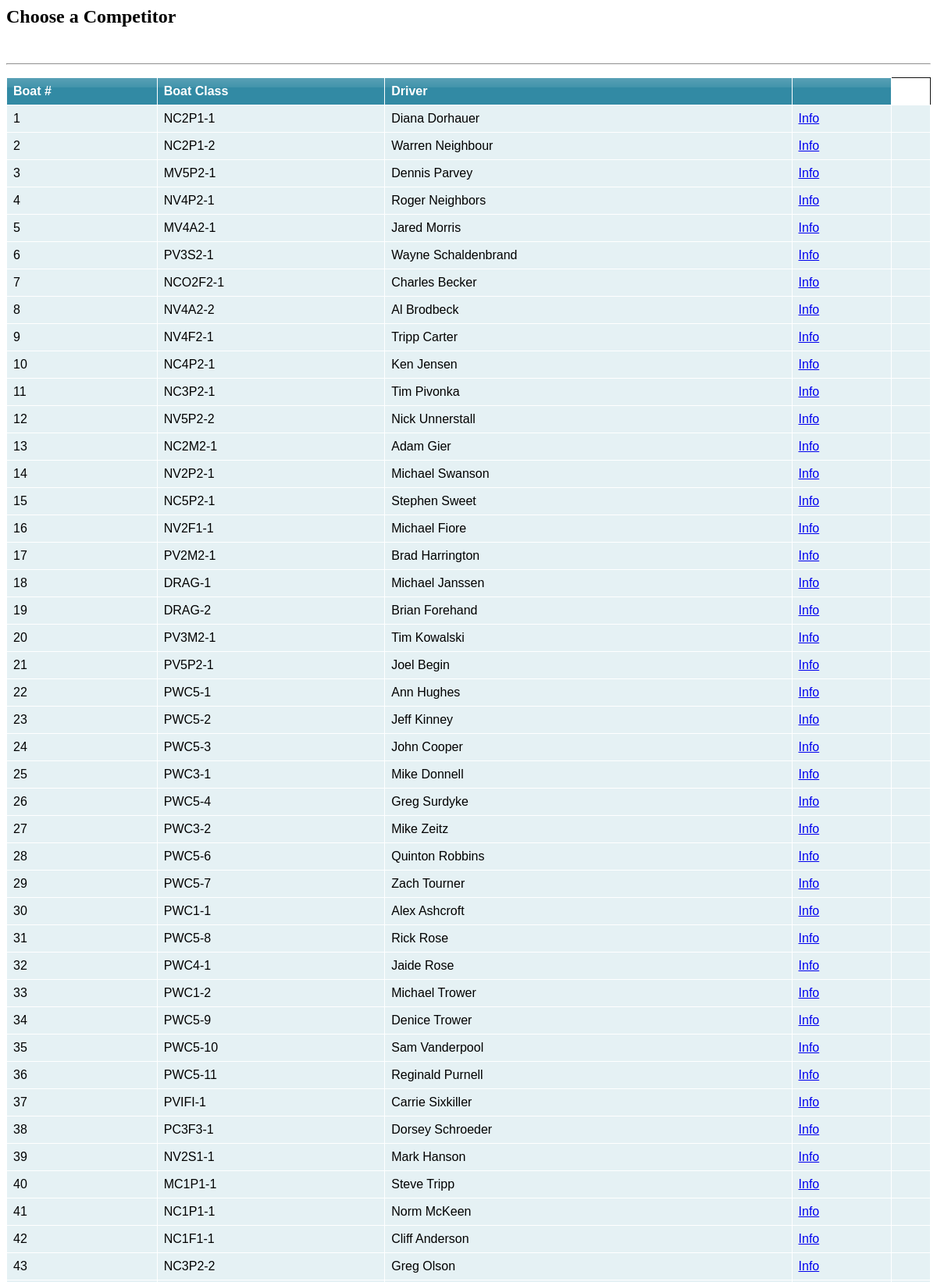
The page /tv/listcompetitor.php (upper part) on the database its author committed.
### tables this page shows
CREATE TABLE IF NOT EXISTS `competitors` (
  `competitor_id` int(4) NOT NULL AUTO_INCREMENT,
  `driver_first` varchar(25) NOT NULL DEFAULT '',
  `driver_middle` char(2) DEFAULT NULL,
  `driver_last` varchar(25) NOT NULL DEFAULT '',
  `driver_dob` varchar(11) DEFAULT NULL,
  `driver_address` varchar(25) DEFAULT NULL,
  `driver_address2` varchar(20) DEFAULT NULL,
  `driver_city` varchar(15) DEFAULT NULL,
  `driver_state` char(2) DEFAULT NULL,
  `driver_zip` mediumint(5) DEFAULT NULL,
  `driver_dl` varchar(15) DEFAULT NULL,
  `driver_phone` varchar(12) DEFAULT NULL,
  `owner_first` varchar(25) DEFAULT NULL,
  `owner_middle` char(2) DEFAULT NULL,
  `owner_last` varchar(20) DEFAULT NULL,
  `owner_address` varchar(25) DEFAULT NULL,
  `owner_city` varchar(15) DEFAULT NULL,
  `owner_state` char(2) DEFAULT NULL,
  `owner_zip` mediumint(5) DEFAULT NULL,
  `owner_phone` varchar(12) DEFAULT NULL,
  `sponsor_name` varchar(30) DEFAULT NULL,
  `sponsor_address` varchar(50) DEFAULT NULL,
  `emer_first` varchar(25) DEFAULT NULL,
  `emer_last` varchar(25) DEFAULT NULL,
  `emer_address` varchar(50) DEFAULT NULL,
  `emer_phone` varchar(12) DEFAULT NULL,
  `emer_relation` varchar(30) DEFAULT NULL,
  `boat_class` varchar(8) DEFAULT NULL,
  `boat_number` int(2) DEFAULT NULL,
  `boat_name` varchar(30) DEFAULT NULL,
  `boat_year` smallint(4) DEFAULT NULL,
  `boat_mfg` varchar(20) DEFAULT NULL,
  `boat_hull` varchar(5) DEFAULT NULL,
  `boat_length` tinyint(4) DEFAULT NULL,
  `boat_engines` tinyint(2) DEFAULT NULL,
  `boat_block` varchar(10) DEFAULT NULL,
  `boat_cuinch` int(4) DEFAULT NULL,
  `boat_outdrivetype` varchar(10) DEFAULT NULL,
  `boat_mods` varchar(60) DEFAULT NULL,
  `boat_state` char(2) DEFAULT NULL,
  `driver_email` varchar(30) DEFAULT NULL,
  `bio` text,
  `runs_remain` int(11) NOT NULL DEFAULT '0',
  PRIMARY KEY (`competitor_id`)
);

### tv/listcompetitor.php (the view, shortened to what this page needs)
<HTML>
<HEAD>
<link href="../tablecloth/tablecloth.css" rel="stylesheet" type="text/css" media="screen" />
</HEAD>
<h2>Choose a Competitor </h2> <br>
<?php
include '../config.php';
$con = mysql_connect("localhost", $DB_USER, $DB_PASS)or die("Connect Error: ".mysql_error());
   $result = mysql_query("SELECT * FROM competitors ORDER BY competitor_id, boat_class, boat_number ASC",$con);
echo "<hr>";
echo "<table border='1' cellpadding='0' cellspacing='0' style='border-collapse: collapse' bordercolor='#111111' width='70%' id='AutoNumber1'>";
echo "<th>Boat #</th><th>Boat Class</th><th>Driver</th><th></th>";
while ($myrow = mysql_fetch_row($result)) {
echo "<tr>";
		printf("<td>%s</td><td>%s-%s </td><td>%s %s </td><td><A HREF=./driverinfo.php?competitor=%s>Info</A></TD><TD>",
		$myrow[0],$myrow[27],$myrow[28],$myrow[1],$myrow[3],$myrow[0]);
echo "</tr>";
}
echo "</table>";
?>
<BODY>
</BODY>
</HTML>

### tablecloth/tablecloth.css (style rules this page uses)
table, td { font:100% Arial, Helvetica, sans-serif; }
table { width:100%;border-collapse:collapse;margin:1em 0; }
th, td { text-align:left;padding:.5em;border:1px solid #fff; }
th { background:#328aa4 url(tr_back.gif) repeat-x;color:#fff; }
td { background:#e5f1f4; }

### rows shown on the page
competitors: competitor_id "1", boat_class "NC2P1", boat_number "1", driver_first "Diana", driver_last "Dorhauer"
competitors: competitor_id "2", boat_class "NC2P1", boat_number "2", driver_first "Warren", driver_last "Neighbour"
competitors: competitor_id "3", boat_class "MV5P2", boat_number "1", driver_first "Dennis", driver_last "Parvey"
competitors: competitor_id "4", boat_class "NV4P2", boat_number "1", driver_first "Roger", driver_last "Neighbors"
competitors: competitor_id "5", boat_class "MV4A2", boat_number "1", driver_first "Jared", driver_last "Morris"
competitors: competitor_id "6", boat_class "PV3S2", boat_number "1", driver_first "Wayne", driver_last "Schaldenbrand"
competitors: competitor_id "7", boat_class "NCO2F2", boat_number "1", driver_first "Charles", driver_last "Becker"
competitors: competitor_id "8", boat_class "NV4A2", boat_number "2", driver_first "Al", driver_last "Brodbeck"
competitors: competitor_id "9", boat_class "NV4F2", boat_number "1", driver_first "Tripp", driver_last "Carter"
competitors: competitor_id "10", boat_class "NC4P2", boat_number "1", driver_first "Ken", driver_last "Jensen"
competitors: competitor_id "11", boat_class "NC3P2", boat_number "1", driver_first "Tim", driver_last "Pivonka"
competitors: competitor_id "12", boat_class "NV5P2", boat_number "2", driver_first "Nick", driver_last "Unnerstall"
competitors: competitor_id "13", boat_class "NC2M2", boat_number "1", driver_first "Adam", driver_last "Gier"
competitors: competitor_id "14", boat_class "NV2P2", boat_number "1", driver_first "Michael", driver_last "Swanson"
competitors: competitor_id "15", boat_class "NC5P2", boat_number "1", driver_first "Stephen", driver_last "Sweet"
competitors: competitor_id "16", boat_class "NV2F1", boat_number "1", driver_first "Michael", driver_last "Fiore"
competitors: competitor_id "17", boat_class "PV2M2", boat_number "1", driver_first "Brad", driver_last "Harrington"
competitors: competitor_id "18", boat_class "DRAG", boat_number "1", driver_first "Michael", driver_last "Janssen"
competitors: competitor_id "19", boat_class "DRAG", boat_number "2", driver_first "Brian", driver_last "Forehand"
competitors: competitor_id "20", boat_class "PV3M2", boat_number "1", driver_first "Tim", driver_last "Kowalski"
competitors: competitor_id "21", boat_class "PV5P2", boat_number "1", driver_first "Joel", driver_last "Begin"
competitors: competitor_id "22", boat_class "PWC5", boat_number "1", driver_first "Ann", driver_last "Hughes"
competitors: competitor_id "23", boat_class "PWC5", boat_number "2", driver_first "Jeff", driver_last "Kinney"
competitors: competitor_id "24", boat_class "PWC5", boat_number "3", driver_first "John", driver_last "Cooper"
competitors: competitor_id "25", boat_class "PWC3", boat_number "1", driver_first "Mike", driver_last "Donnell"
competitors: competitor_id "26", boat_class "PWC5", boat_number "4", driver_first "Greg", driver_last "Surdyke"
competitors: competitor_id "27", boat_class "PWC3", boat_number "2", driver_first "Mike", driver_last "Zeitz"
competitors: competitor_id "28", boat_class "PWC5", boat_number "6", driver_first "Quinton", driver_last "Robbins"
competitors: competitor_id "29", boat_class "PWC5", boat_number "7", driver_first "Zach", driver_last "Tourner"
competitors: competitor_id "30", boat_class "PWC1", boat_number "1", driver_first "Alex", driver_last "Ashcroft"
competitors: competitor_id "31", boat_class "PWC5", boat_number "8", driver_first "Rick", driver_last "Rose"
competitors: competitor_id "32", boat_class "PWC4", boat_number "1", driver_first "Jaide", driver_last "Rose"
competitors: competitor_id "33", boat_class "PWC1", boat_number "2", driver_first "Michael", driver_last "Trower"
competitors: competitor_id "34", boat_class "PWC5", boat_number "9", driver_first "Denice", driver_last "Trower"
competitors: competitor_id "35", boat_class "PWC5", boat_number "10", driver_first "Sam", driver_last "Vanderpool"
competitors: competitor_id "36", boat_class "PWC5", boat_number "11", driver_first "Reginald", driver_last "Purnell"
competitors: competitor_id "37", boat_class "PVIFI", boat_number "1", driver_first "Carrie", driver_last "Sixkiller"
competitors: competitor_id "38", boat_class "PC3F3", boat_number "1", driver_first "Dorsey", driver_last "Schroeder"
competitors: competitor_id "39", boat_class "NV2S1", boat_number "1", driver_first "Mark", driver_last "Hanson"
competitors: competitor_id "40", boat_class "MC1P1", boat_number "1", driver_first "Steve", driver_last "Tripp"
competitors: competitor_id "41", boat_class "NC1P1", boat_number "1", driver_first "Norm", driver_last "McKeen"
competitors: competitor_id "42", boat_class "NC1F1", boat_number "1", driver_first "Cliff", driver_last "Anderson"
competitors: competitor_id "43", boat_class "NC3P2", boat_number "2", driver_first "Greg", driver_last "Olson"
